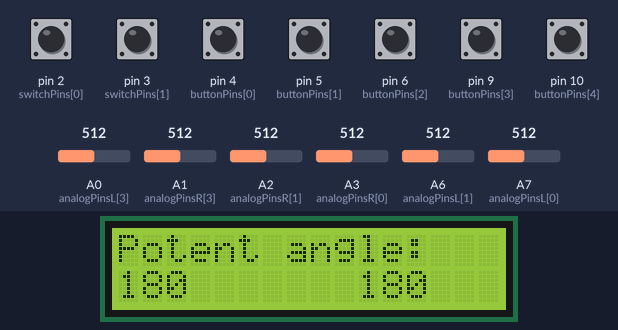
Bench run of a sketch on a simulated Arduino Nano, built with avr-gcc and run on an emulated ATmega328P. Parts: 16×2 character LCD. Inputs (shaded band) come from the test bench; at power-on: pin 2 (switchPins[0]), pin 3 (switchPins[1]), pin 4 (buttonPins[0]), pin 5 (buttonPins[1]), pin 6 (buttonPins[2]), pin 9 (buttonPins[3]), pin 10 (buttonPins[4]) HIGH, A0 (analogPinsL[3]) = 512, A1 (analogPinsR[3]) = 512, A2 (analogPinsR[1]) = 512, A3 (analogPinsR[0]) = 512, A6 (analogPinsL[1]) = 512, A7 (analogPinsL[0]) = 512. No radio packets arrive unless stated.

Above: at 4.7 s.
4.8 s: pin 2 (switchPins[0]) pulled LOW for 1 s
At 5.7 s:
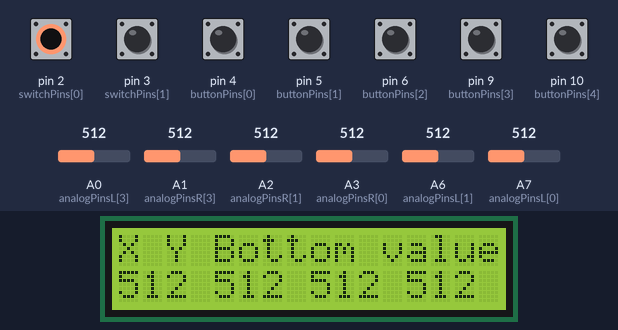
7.3 s: pin 3 (switchPins[1]) pulled LOW for 1 s
At 8.2 s:
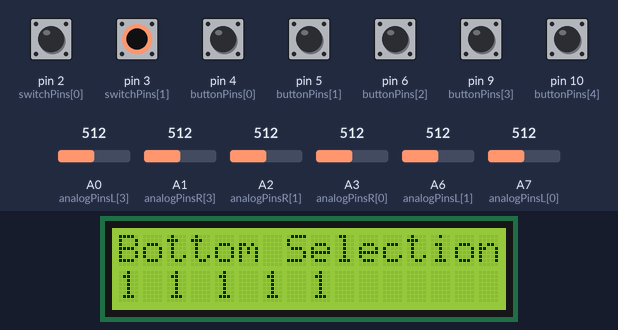
9.9 s: A0 (analogPinsL[3]) set to 496
At 10.4 s:
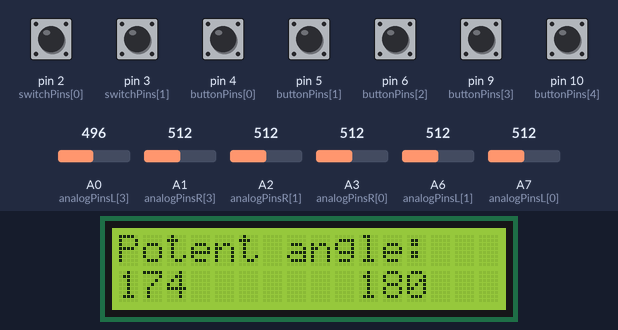
11.5 s: A1 (analogPinsR[3]) set to 496
At 12.4 s:
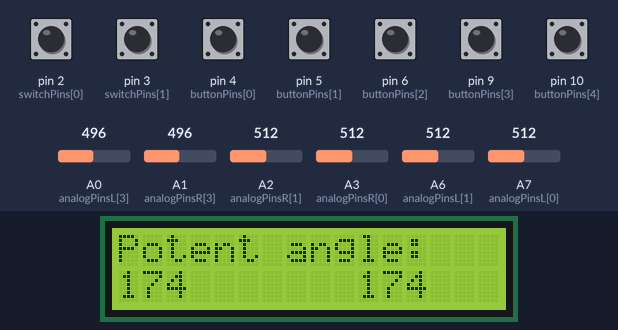
13.2 s: A0 (analogPinsL[3]) set to 516
At 14.5 s:
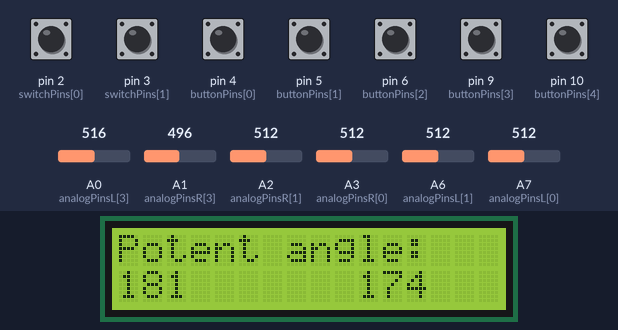
14.9 s: A1 (analogPinsR[3]) set to 516
At 16.5 s:
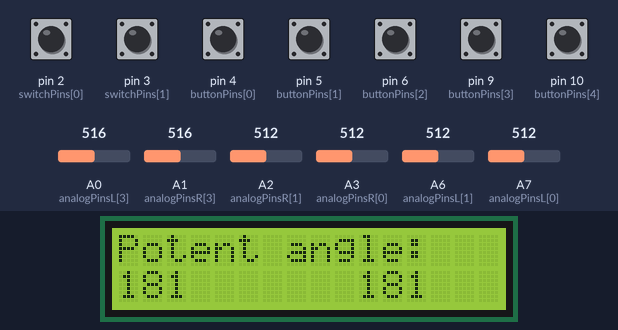
Timing chart, 0 to 17.6 s (numbered marks = the images above; inputs shaded):
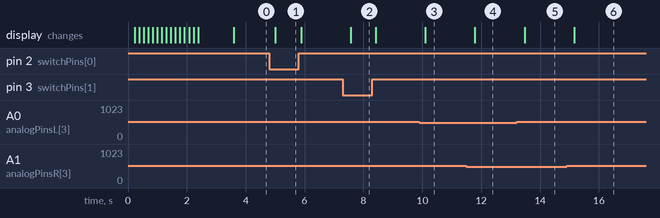

Measured:
- after the input at 4.8 s, the display: changes after 0.21 s (image 1)
- after the input at 7.3 s, the display: changes after 0.27 s (image 2)
- after the input at 9.9 s, the display: changes after 0.20 s (image 3)
- after the input at 11.5 s, the display: changes after 0.29 s (image 4)
- after the input at 13.2 s, the display: changes after 0.27 s (image 5)
- after the input at 14.9 s, the display: changes after 0.26 s (image 6)

The sketch:

test.ino
```cpp
#include <Wire.h>
#include <LiquidCrystal_I2C.h>
#include <SPI.h>
#include <nRF24L01.h>
#include <RF24.h>

#define LCD_ADDRESS 0x27
#define LCD_COLUMNS 16
#define LCD_ROWS 2

RF24 radio(7, 8);
const byte address[6] = "00001";

const int buttonPins[] = {4, 5, 6, 9, 10};
const int switchPins[] = {2, 3};
const int analogPinsL[] = {A7, A6, 0, A0};
const int analogPinsR[] = {A3, A2, 1, A1};

LiquidCrystal_I2C lcd(LCD_ADDRESS, LCD_COLUMNS, LCD_ROWS);

void setup() {
  Serial.begin(9600);
  radio.begin();
  radio.openWritingPipe(address);
  radio.setPALevel(RF24_PA_MIN);
  radio.stopListening();

  for (int pin : buttonPins)
    pinMode(pin, INPUT_PULLUP);

  for (int pin : switchPins)
    pinMode(pin, INPUT_PULLUP);

  for (int pin : analogPinsL)
    pinMode(pin, INPUT);

  for (int pin : analogPinsR)
    pinMode(pin, INPUT);

  begin_cartoon();
}

void loop() {
  int state[5];
  int xValue_L, yValue_L, buttonValue_L, xValue_R, yValue_R, buttonValue_R, potValue_L, potValue_R, angle_L, angle_R;

  for (int i = 0; i < 5; ++i)
    state[i] = digitalRead(buttonPins[i]);

  xValue_L = analogRead(analogPinsL[0]);
  yValue_L = analogRead(analogPinsL[1]);
  buttonValue_L = analogRead(analogPinsL[2]);

  xValue_R = analogRead(analogPinsR[0]);
  yValue_R = analogRead(analogPinsR[1]);
  buttonValue_R = analogRead(analogPinsR[2]);

  potValue_L = analogRead(analogPinsL[3]);
  potValue_R = analogRead(analogPinsR[3]);
  angle_L = map(potValue_L, 0, 1023, 0, 360);
  angle_R = map(potValue_R, 0, 1023, 0, 360);

  const char text[] = "Hello World";
  radio.write(&text, sizeof(text));

  if (digitalRead(switchPins[0]) == HIGH && digitalRead(switchPins[1]) == LOW)
    show_bottom(state[0], state[1], state[2], state[3], state[4]);
  else if (digitalRead(switchPins[1]) == HIGH && digitalRead(switchPins[0]) == LOW)
    show_XYB(xValue_L, yValue_L, buttonValue_L, xValue_R, yValue_R, buttonValue_R);
  else if (digitalRead(switchPins[1]) == HIGH && digitalRead(switchPins[0]) == HIGH)
    show_angle(angle_L, angle_R);
  else
    show_direction(xValue_R, yValue_R, yValue_L);
}

void show_bottom(int state1, int state2, int state3, int state4, int state5) {
  show_lcd("Bottom Selection:", (String(state1) + " " + String(state2) + " " + String(state3) + " " + String(state4) + " " + String(state5)).c_str());
}

void show_XYB(int xValue_L, int yValue_L, int buttonValue_L, int xValue_R, int yValue_R, int buttonValue_R) {
  show_lcd("X Y Bottom value:", (String(xValue_L) + " " + String(yValue_L) + " " + String(xValue_R) + " " + String(yValue_R) + " " +String(buttonValue_L) + " " + String(buttonValue_R)).c_str());
}

void show_angle(int angle_L, int angle_R) {
  show_lcd("Potent angle:", (String(angle_L) + "       " + String(angle_R)).c_str());
}

void show_direction(int xValue_R, int yValue_R, int yValue_L) {
  int speed;
  if (xValue_R > 510) {
    speed = xValue_R - 508;
    show_lcd("Direction speed", ("Forward   " + String(speed)).c_str());
  } else if (xValue_R < 506) {
    speed = 508 - xValue_R;
    show_lcd("Direction speed", ("Backward  " + String(speed)).c_str());
  } else if (yValue_R > 510) {
    speed = yValue_R - 508;
    show_lcd("Direction speed", ("Right     " + String(speed)).c_str());
  } else if (yValue_R < 506) {
    speed = 508 - yValue_R;
    show_lcd("Direction speed", ("Left      " + String(speed)).c_str());
  } else if (yValue_L > 518) {
    speed = yValue_L - 508;
    show_lcd("Direction speed", ("Shift_R   " + String(speed)).c_str());
  } else if (yValue_L < 510) {
    speed = 508 - yValue_L;
    show_lcd("Direction speed", ("Shift_L   " + String(speed)).c_str());
  }
  delay(50);
}

void show_lcd(const char* line1, const char* line2) {
  lcd.clear();
  lcd.setCursor(0, 0);
  lcd.print(line1);
  lcd.setCursor(0, 1);
  lcd.print(line2);
  delay(250);
}

void begin_cartoon() {
  lcd.begin();
  lcd.clear();
  for (int i = 0; i < LCD_COLUMNS; ++i) {
    lcd.setCursor(i, 0);
    lcd.print("$");
    lcd.setCursor(LCD_COLUMNS - i - 1, 1);
    lcd.print("$");
    delay(150);
  }
  delay(1000);
  lcd.clear();
  lcd.setCursor(0, 0);
  lcd.print("  Welcome to");
  lcd.setCursor(0, 1);
  lcd.print("  Your Device");
}
```
